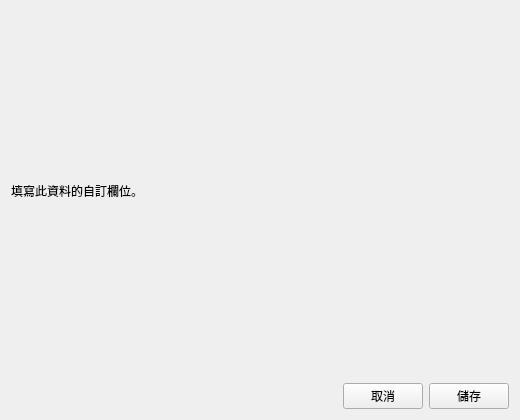
<?xml version="1.0" encoding="UTF-8"?>
<ui version="4.0">
 <class>customerCustomValuesDialogContent</class>
 <widget class="QWidget" name="customerCustomValuesDialogContent">
  <property name="geometry">
   <rect>
    <x>0</x>
    <y>0</y>
    <width>520</width>
    <height>420</height>
   </rect>
  </property>
  <property name="windowTitle">
   <string>設定自訂欄位</string>
  </property>
  <property name="dialogSize" stdset="0">
   <size>
    <width>520</width>
    <height>420</height>
   </size>
  </property>
  <layout class="QVBoxLayout" name="customerCustomValuesLayout" stretch="0,1,0">
   <property name="spacing">
    <number>6</number>
   </property>
   <property name="leftMargin">
    <number>11</number>
   </property>
   <property name="topMargin">
    <number>11</number>
   </property>
   <property name="rightMargin">
    <number>11</number>
   </property>
   <property name="bottomMargin">
    <number>11</number>
   </property>
   <item>
    <widget class="QLabel" name="titleLabel">
     <property name="text">
      <string>填寫此資料的自訂欄位。</string>
     </property>
     <property name="wordWrap">
      <bool>true</bool>
     </property>
    </widget>
   </item>
   <item>
    <widget class="QWidget" name="customFieldsContainer" native="true">
     <property name="sizePolicy">
      <sizepolicy hsizetype="Preferred" vsizetype="Maximum">
       <horstretch>0</horstretch>
       <verstretch>0</verstretch>
      </sizepolicy>
     </property>
     <layout class="QGridLayout" name="customFieldsGrid">
      <property name="horizontalSpacing">
       <number>6</number>
      </property>
      <property name="verticalSpacing">
       <number>6</number>
      </property>
      <property name="leftMargin">
       <number>0</number>
      </property>
      <property name="topMargin">
       <number>0</number>
      </property>
      <property name="rightMargin">
       <number>0</number>
      </property>
      <property name="bottomMargin">
       <number>0</number>
      </property>
     </layout>
    </widget>
   </item>
   <item>
    <layout class="QHBoxLayout" name="buttonRow" stretch="1,0,0">
     <property name="spacing">
      <number>6</number>
     </property>
     <property name="leftMargin">
      <number>0</number>
     </property>
     <property name="topMargin">
      <number>0</number>
     </property>
     <property name="rightMargin">
      <number>0</number>
     </property>
     <property name="bottomMargin">
      <number>0</number>
     </property>
     <item>
      <spacer name="buttonRowSpacer">
       <property name="orientation">
        <enum>Qt::Horizontal</enum>
       </property>
       <property name="sizeHint" stdset="0">
        <size>
         <width>0</width>
         <height>0</height>
        </size>
       </property>
      </spacer>
     </item>
     <item>
      <widget class="PushButton" name="cancelButton">
       <property name="text">
        <string>取消</string>
       </property>
      </widget>
     </item>
     <item>
      <widget class="PrimaryPushButton" name="saveButton">
       <property name="text">
        <string>儲存</string>
       </property>
      </widget>
     </item>
    </layout>
   </item>
  </layout>
 </widget>
 <customwidgets>
 <customwidget>
  <class>PrimaryPushButton</class>
  <extends>QPushButton</extends>
  <header>qfluentwidgets</header>
 </customwidget>
 <customwidget>
  <class>PushButton</class>
  <extends>QPushButton</extends>
  <header>qfluentwidgets</header>
 </customwidget>
 </customwidgets>
 <resources />
 <connections />
</ui>
